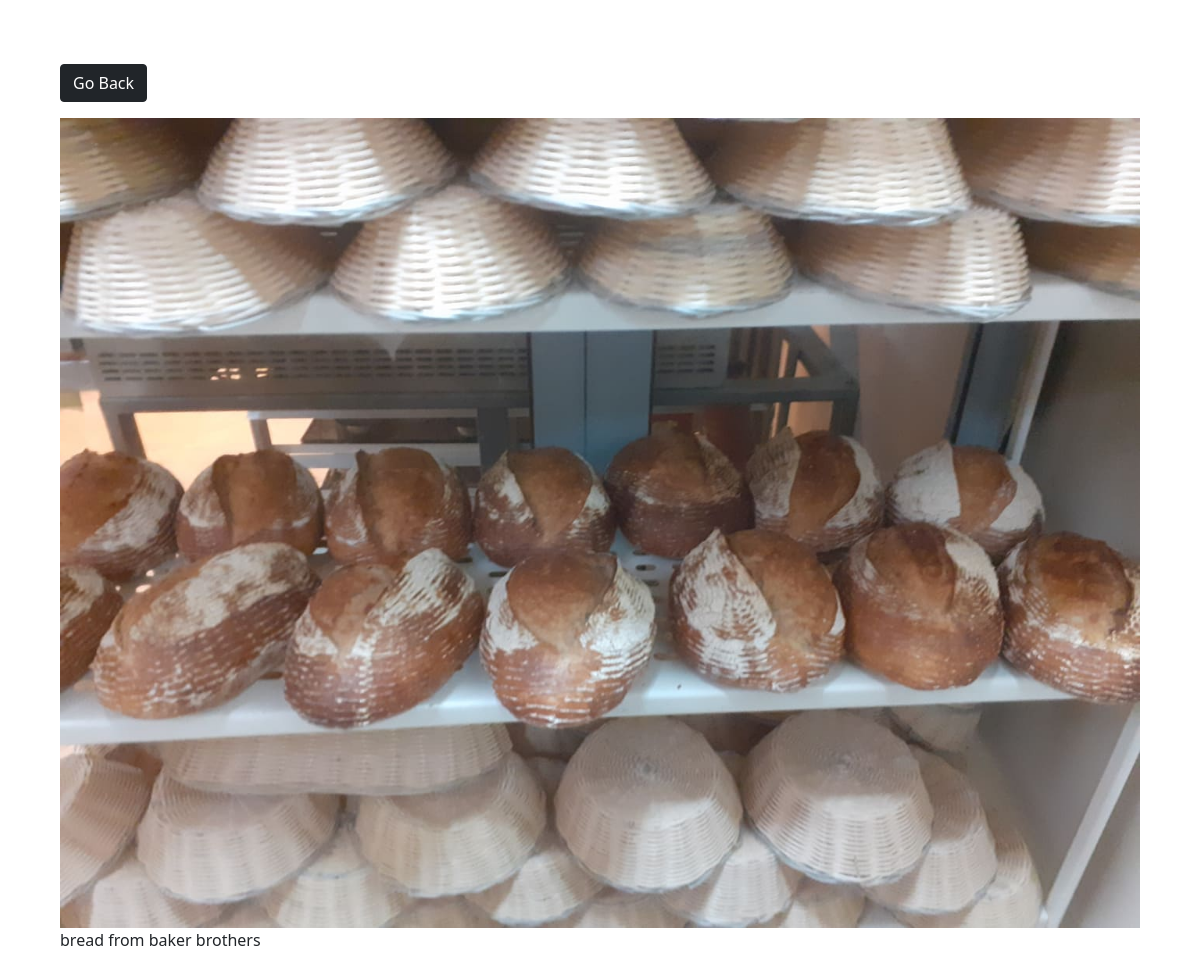
The app's page /photo/5/ with its own data.
### photos/models.py (models this page shows, shortened)
class Photo(models.Model):
    category = models.ForeignKey(Category,on_delete=models.SET_NULL,null=True,blank=True)
    image = models.ImageField(null=False, blank=False)
    description = models.TextField()

### photos/views.py (the view)
# urls.py: path("photo/<str:pk>/", views.viewPhoto, name="photo"),
def viewPhoto(request,pk):
    photo = Photo.objects.get(id=pk)
    return render(request, 'photos/photo.html',{"photo" : photo})

### photos/templates/photos/photo.html (shortened to what this page needs)
<!DOCTYPE html>
<html lang="en">
<head>
    <link href="https://cdn.jsdelivr.net/npm/bootstrap@5.0.0-beta2/dist/css/bootstrap.min.css" rel="stylesheet">
</head>
<body class="m-5">
    <div class="container">
        <div class="row justify-content-center">
            <div class="col">
                <a class="btn btn-dark my-3" href="{% url 'gallery'%}">Go Back</a>
                <div style="height: 90ch;">
                    <img style="max-width: 100%; max-height: 100%;" src="{{photo.image.url}}" alt="">
                    <P>{{photo.description}}</P>
                </div>
            </div>
        </div>
    </div>
</body>
</html>

### records on screen
Photo: image (picture), description "bread from baker brothers"
